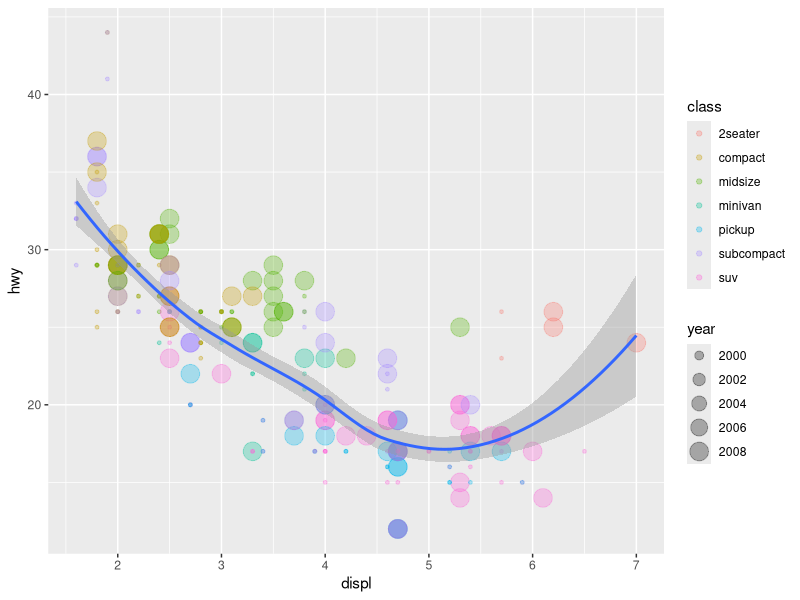
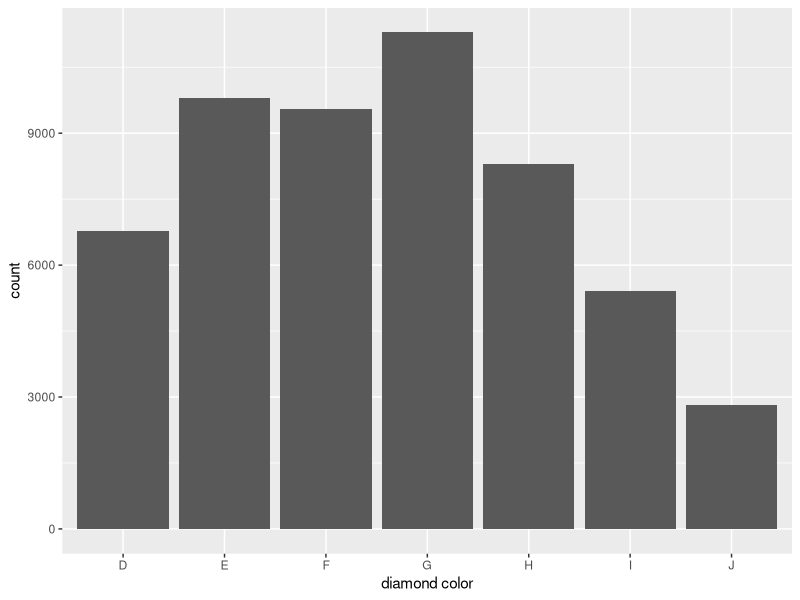
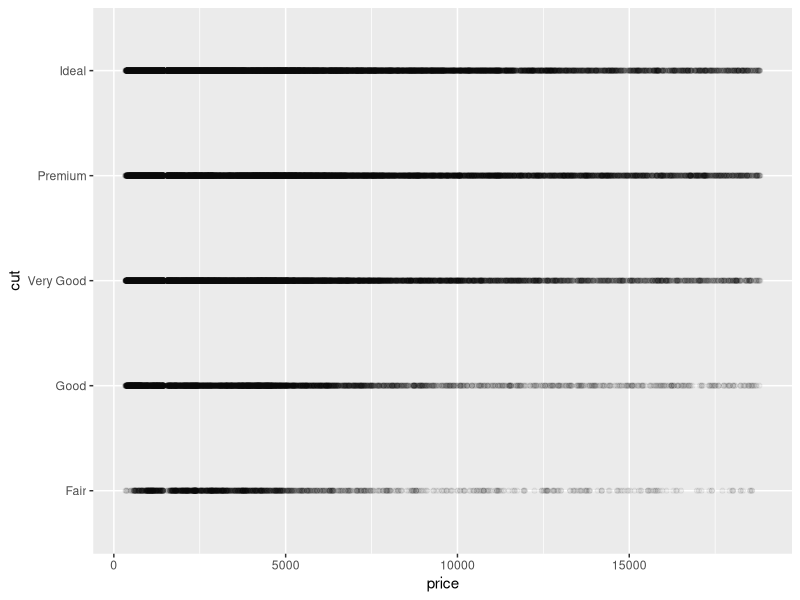

Generate these figures, in order, with R:
library(tidyverse)
#how to ggplot pattern:
#ggplot(data = )+ geom_****()+
ggplot(data = mpg) +geom_point(mapping= aes(x = displ,y = hwy, color = class, size = year), alpha = 0.3) +
geom_smooth(mapping = aes(x= displ , y = hwy))


head(diamonds)
ggplot(data = diamonds)+geom_bar(mapping = aes(x=color)) + xlab("diamond color") 
ggplot(data = diamonds)+geom_point(mapping = aes(x = price,y = cut), alpha = 0.05)
class(diamonds)
